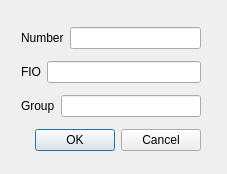
<?xml version="1.0" encoding="UTF-8"?>
<ui version="4.0">
 <class>DialogUpdate</class>
 <widget class="QDialog" name="DialogUpdate">
  <property name="geometry">
   <rect>
    <x>0</x>
    <y>0</y>
    <width>227</width>
    <height>174</height>
   </rect>
  </property>
  <property name="windowTitle">
   <string>Dialog</string>
  </property>
  <widget class="QWidget" name="">
   <property name="geometry">
    <rect>
     <x>21</x>
     <y>21</y>
     <width>180</width>
     <height>140</height>
    </rect>
   </property>
   <layout class="QVBoxLayout" name="verticalLayout">
    <item>
     <layout class="QHBoxLayout" name="horizontalLayout">
      <item>
       <widget class="QLabel" name="label">
        <property name="text">
         <string>Number</string>
        </property>
       </widget>
      </item>
      <item>
       <widget class="QLineEdit" name="lineEdit"/>
      </item>
     </layout>
    </item>
    <item>
     <layout class="QHBoxLayout" name="horizontalLayout_2">
      <item>
       <widget class="QLabel" name="label_2">
        <property name="text">
         <string>FIO</string>
        </property>
       </widget>
      </item>
      <item>
       <widget class="QLineEdit" name="lineEdit_2"/>
      </item>
     </layout>
    </item>
    <item>
     <layout class="QHBoxLayout" name="horizontalLayout_3">
      <item>
       <widget class="QLabel" name="label_3">
        <property name="text">
         <string>Group</string>
        </property>
       </widget>
      </item>
      <item>
       <widget class="QLineEdit" name="lineEdit_3"/>
      </item>
     </layout>
    </item>
    <item>
     <widget class="QDialogButtonBox" name="buttonBox">
      <property name="standardButtons">
       <set>QDialogButtonBox::Cancel|QDialogButtonBox::Ok</set>
      </property>
     </widget>
    </item>
   </layout>
  </widget>
 </widget>
 <resources/>
 <connections/>
</ui>
